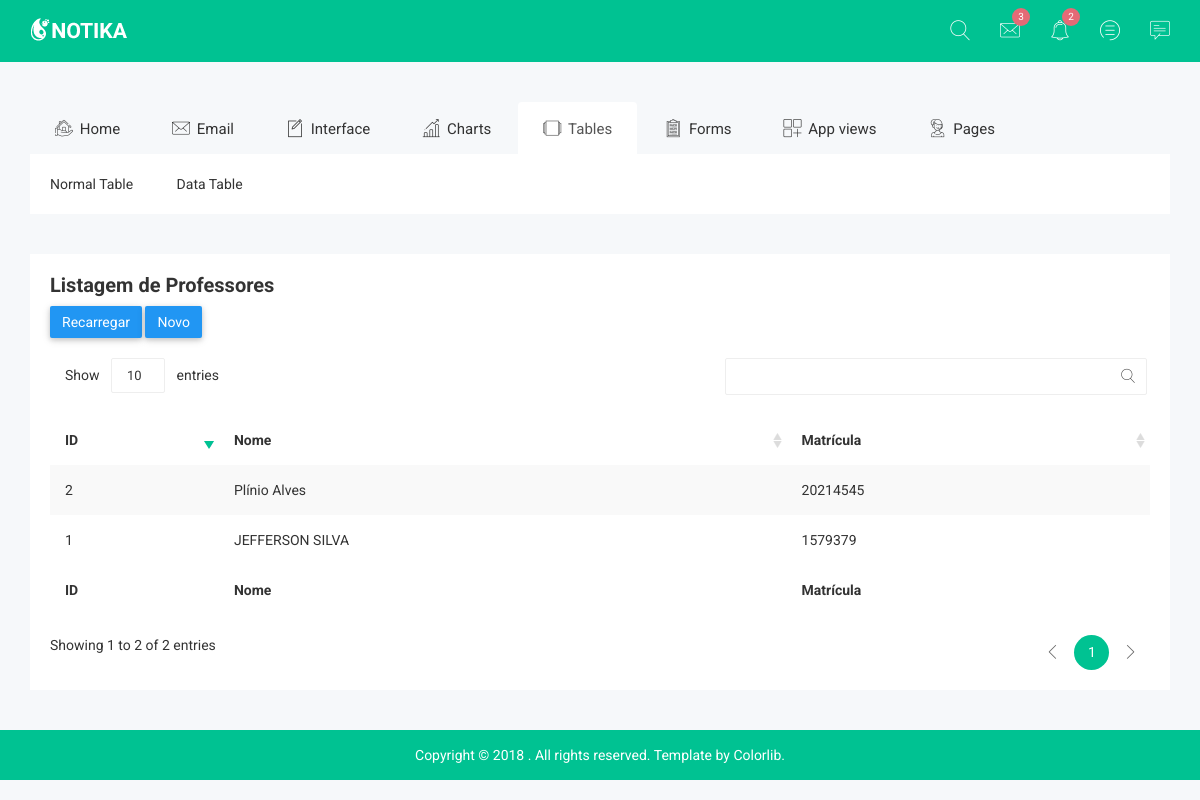
Page /Aula06_2/controller/professorController.php?acao=listar on the earlier database version.
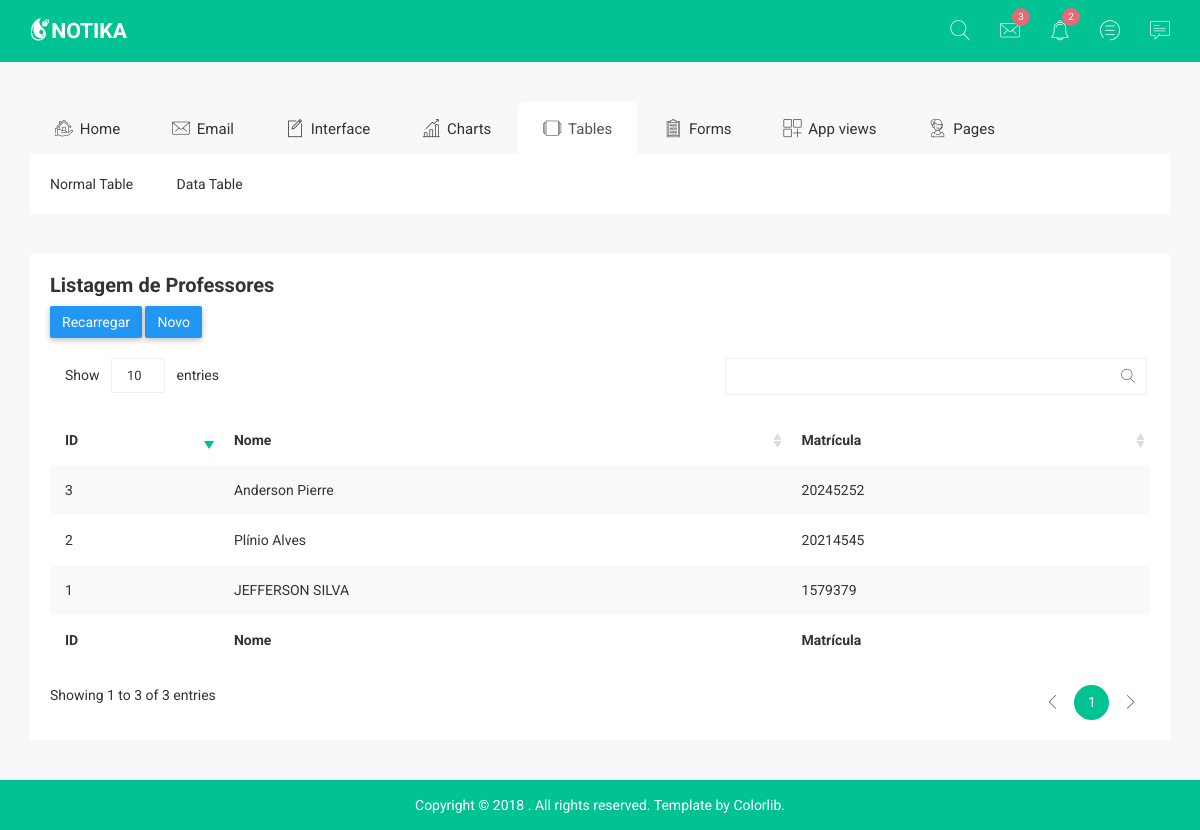
Same page on the later database version.
### tables this page shows
CREATE TABLE Professor (
    id INTEGER PRIMARY KEY AUTOINCREMENT,
    nome TEXT,
    matricula TEXT UNIQUE
);

### Aula06_2/controller/professorController.php (called while the page is built, shortened)
<?php
include '../model/Professor.php';
include '../bo/ProfessorBO.php';
include 'defaultController.php';
function listar() {
    $professores = ProfessorBO::listar();
    include '../view/professor/listar.php';
}
?>

### Aula06_2/model/ProfessorDAO.php (called while the page is built, shortened)
<?php
require 'conexao_bd.php';
class ProfessorDAO {
	public static function listar() {
		global $db;
		$professores = [ ];
		$consultaSQL = "SELECT * FROM Professor order by id desc";
		$resultado = $db->query($consultaSQL);
		if ($resultado) {
			while ($registro = $resultado->fetchArray(SQLITE3_ASSOC)) {
			   $professor = new Professor($registro['id'], $registro['nome'], $registro['matricula']);
				$professores[] = $professor;
			}
		} else {
			echo "Erro ao executar a consulta: " . $db->lastErrorMsg();
		}
		return $professores;
	}
}
?>

### Aula06_2/bo/professorBO.php (called while the page is built, shortened)
<?php
include '../model/ProfessorDAO.php';
	class ProfessorBO {
		public static function listar() {
			$professores = ProfessorDAO::listar();
			return $professores;
		}
	}
?>

### Aula06_2/model/Professor.php (called while the page is built, shortened)
<?php
class Professor {
    public function __construct($id = null, $nome = null, $matricula = null) {
        if ($id != null) {
            $this->id = $id;
        }
        if ($nome != null) {
            $this->nome = $nome;
        }
        if ($matricula != null) {
            $this->matricula = $matricula;
        }
    }
}
?>

### Aula06_2/view/professor/listar.php (the view, shortened to what this page needs)
<?php include("../view/template/cabecalho.php"); ?>
    <div class="data-table-area">
        <div class="container">
            <div class="row">
                <div class="col-lg-12 col-md-12 col-sm-12 col-xs-12">
                    <div class="data-table-list">
                        <div class="basic-tb-hd">
                            <h2>Listagem de Professores</h2>
                           <button onclick="location='../controller/professorController.php?acao=listar'" class="btn btn-primary notika-btn-primary waves-effect">Recarregar</button>
						   <button onclick="location='../controller/professorController.php?acao=formulario'" class="btn btn-primary notika-btn-primary waves-effect">Novo</button>
                        </div>
                        <div class="table-responsive">
                            <table id="data-table-basic" data-order-by="2" class="table table-striped">
                                <thead>
									  <tr>
									   <th>ID</th>
									   <th>Nome</th>
									   <th>Matrícula</th>
									  </tr>
                                </thead>
                                <tbody>
								<?php foreach ($professores as $item): ?>
									<tr>
									   <td><?=$item->id ?></td>
									   <td><?=$item->nome ?></td>
									   <td><?=$item->matricula?></td>
								   </tr>
								<?php endforeach; ?>
                                </tbody>
                                <tfoot>
									  <tr>
									   <th>ID</th>
									   <th>Nome</th>
									   <th>Matrícula</th>
									  </tr>
                                </tfoot>
                            </table>
                        </div>
                    </div>
                </div>
            </div>
        </div>
    </div>
<?php include("../view/template/rodape.php"); ?>

### Aula06_2/controller/defaultController.php
<?php
if ($_SERVER['REQUEST_METHOD'] === 'POST')
    $request = $_POST;
else
if ($_SERVER['REQUEST_METHOD'] === 'GET') {
    $request = $_GET;
}
function getValor($request,$var){
	$valor = isset($request[$var]) ? $request[$var] : null;
	return $valor;
}
$acao = getValor($request,'acao');
if (function_exists($acao) && is_callable($acao)) {
    $acao();
} else {
    echo "Ação inválida";
}
?>

### Aula06_2/view/template/cabecalho.php (shortened to what this page needs)
<!doctype html>
<html class="no-js" lang="">
<head>
    <link rel="stylesheet" href="../view/template/css/bootstrap.min.css">
    <link rel="stylesheet" href="../view/template/css/font-awesome.min.css">
    <link rel="stylesheet" href="../view/template/css/owl.carousel.css">
    <link rel="stylesheet" href="../view/template/css/owl.theme.css">
    <link rel="stylesheet" href="../view/template/css/owl.transitions.css">
    <link rel="stylesheet" href="../view/template/css/meanmenu/meanmenu.min.css">
    <link rel="stylesheet" href="../view/template/css/animate.css">
    <link rel="stylesheet" href="../view/template/css/normalize.css">
    <link rel="stylesheet" href="../view/template/css/wave/waves.min.css">
    <link rel="stylesheet" href="../view/template/css/wave/button.css">
    <link rel="stylesheet" href="../view/template/css/scrollbar/jquery.mCustomScrollbar.min.css">
    <link rel="stylesheet" href="../view/template/css/notika-custom-icon.css">
    <link rel="stylesheet" href="../view/template/css/jquery.dataTables.min.css">
    <link rel="stylesheet" href="../view/template/css/main.css">
    <link rel="stylesheet" href="../view/template/css/style.css">
    <link rel="stylesheet" href="../view/template/css/responsive.css">
</head>
<body>
    <div class="header-top-area">
        <div class="container">
            <div class="row">
                <div class="col-lg-4 col-md-4 col-sm-12 col-xs-12">
                    <div class="logo-area">
                        <a href="#"><img src="../view/template/img/logo/logo.png" alt="" /></a>
                    </div>
                </div>
                <div class="col-lg-8 col-md-8 col-sm-12 col-xs-12">
                    <div class="header-top-menu">
                        <ul class="nav navbar-nav notika-top-nav">
                            <li class="nav-item dropdown">
                                <a href="#" data-toggle="dropdown" role="button" aria-expanded="false" class="nav-link dropdown-toggle"><span><i class="notika-icon notika-search"></i></span></a>
                            </li>
                            <li class="nav-item dropdown">
                                <a href="#" data-toggle="dropdown" role="button" aria-expanded="false" class="nav-link dropdown-toggle"><span><i class="notika-icon notika-mail"></i></span></a>
                            </li>
                            <li class="nav-item nc-al"><a href="#" data-toggle="dropdown" role="button" aria-expanded="false" class="nav-link dropdown-toggle"><span><i class="notika-icon notika-alarm"></i></span><div class="spinner4 spinner-4"></div><div class="ntd-ctn"><span>3</span></div></a>
                            </li>
                            <li class="nav-item"><a href="#" data-toggle="dropdown" role="button" aria-expanded="false" class="nav-link dropdown-toggle"><span><i class="notika-icon notika-menus"></i></span><div class="spinner4 spinner-4"></div><div class="ntd-ctn"><span>2</span></div></a>
                            </li>
                            <li class="nav-item"><a href="#" data-toggle="dropdown" role="button" aria-expanded="false" class="nav-link dropdown-toggle"><span><i class="notika-icon notika-chat"></i></span></a>
                            </li>
                        </ul>
                    </div>
                </div>
            </div>
        </div>
    </div>
<?php include("menu.php"); ?>

### Aula06_2/view/template/menu.php (shortened to what this page needs)
<div class="main-menu-area mg-tb-40">
    <div class="container">
        <div class="row">
            <div class="col-lg-12 col-md-12 col-sm-12 col-xs-12">
                <ul class="nav nav-tabs notika-menu-wrap menu-it-icon-pro">
                    <li><a data-toggle="tab" href="#Home"><i class="notika-icon notika-house"></i> Home</a>
                    </li>
                    <li><a data-toggle="tab" href="#mailbox"><i class="notika-icon notika-mail"></i> Email</a>
                    </li>
                    <li><a data-toggle="tab" href="#Interface"><i class="notika-icon notika-edit"></i> Interface</a>
                    </li>
                    <li><a data-toggle="tab" href="#Charts"><i class="notika-icon notika-bar-chart"></i> Charts</a>
                    </li>
                    <li class="active"><a data-toggle="tab" href="#Tables"><i class="notika-icon notika-windows"></i> Tables</a>
                    </li>
                    <li><a data-toggle="tab" href="#Forms"><i class="notika-icon notika-form"></i> Forms</a>
                    </li>
                    <li><a data-toggle="tab" href="#Appviews"><i class="notika-icon notika-app"></i> App views</a>
                    </li>
                    <li><a data-toggle="tab" href="#Page"><i class="notika-icon notika-support"></i> Pages</a>
                    </li>
                </ul>
                <div class="tab-content custom-menu-content">
                    <div id="Tables" class="tab-pane active notika-tab-menu-bg animated flipInX">
                        <ul class="notika-main-menu-dropdown">
                            <li><a href="normal-table.html">Normal Table</a>
                            </li>
                            <li><a href="data-table.html">Data Table</a>
                            </li>
                        </ul>
                    </div>
                </div>
            </div>
        </div>
    </div>
</div>

### Aula06_2/view/template/rodape.php (shortened to what this page needs)
    <div class="footer-copyright-area">
        <div class="container">
            <div class="row">
                <div class="col-lg-12 col-md-12 col-sm-12 col-xs-12">
                    <div class="footer-copy-right">
                        <p>Copyright © 2018
. All rights reserved. Template by <a href="https://colorlib.com">Colorlib</a>.</p>
                    </div>
                </div>
            </div>
        </div>
    </div>
</body>
</html>

### Aula06_2/view/template/css/wave/button.css (style rules this page uses)
.btn-default.notika-btn-default, .btn-info.notika-btn-info, .btn-primary.notika-btn-primary, .btn-success.notika-btn-success, .btn-warning.notika-btn-warning, .btn-danger.notika-btn-danger { box-shadow: 0 2px 5px rgba(0,0,0,.16), 0 2px 10px rgba(0,0,0,.12); border:none; outline:none !important; border-radius:2px; font-size:14px; }
.btn-primary.notika-btn-primary, .btn-primary.notika-gp-primary, .btn-primary.primary-icon-notika { background-color: #2196F3; }

### Aula06_2/view/template/css/main.css (style rules this page uses)
html { color: #222; font-size: 1em; line-height: 1.4; }
audio, canvas, iframe, img, svg, video { vertical-align: middle; }

Differences in the rows shown:
added professor: id "3", nome "Anderson Pierre", matricula "20245252"
Other differences:
text written by a page script: "Show entries Showing 1 to 2 of 2 entries 1" → "Show entries Showing 1 to 3 of 3 entries 1"
